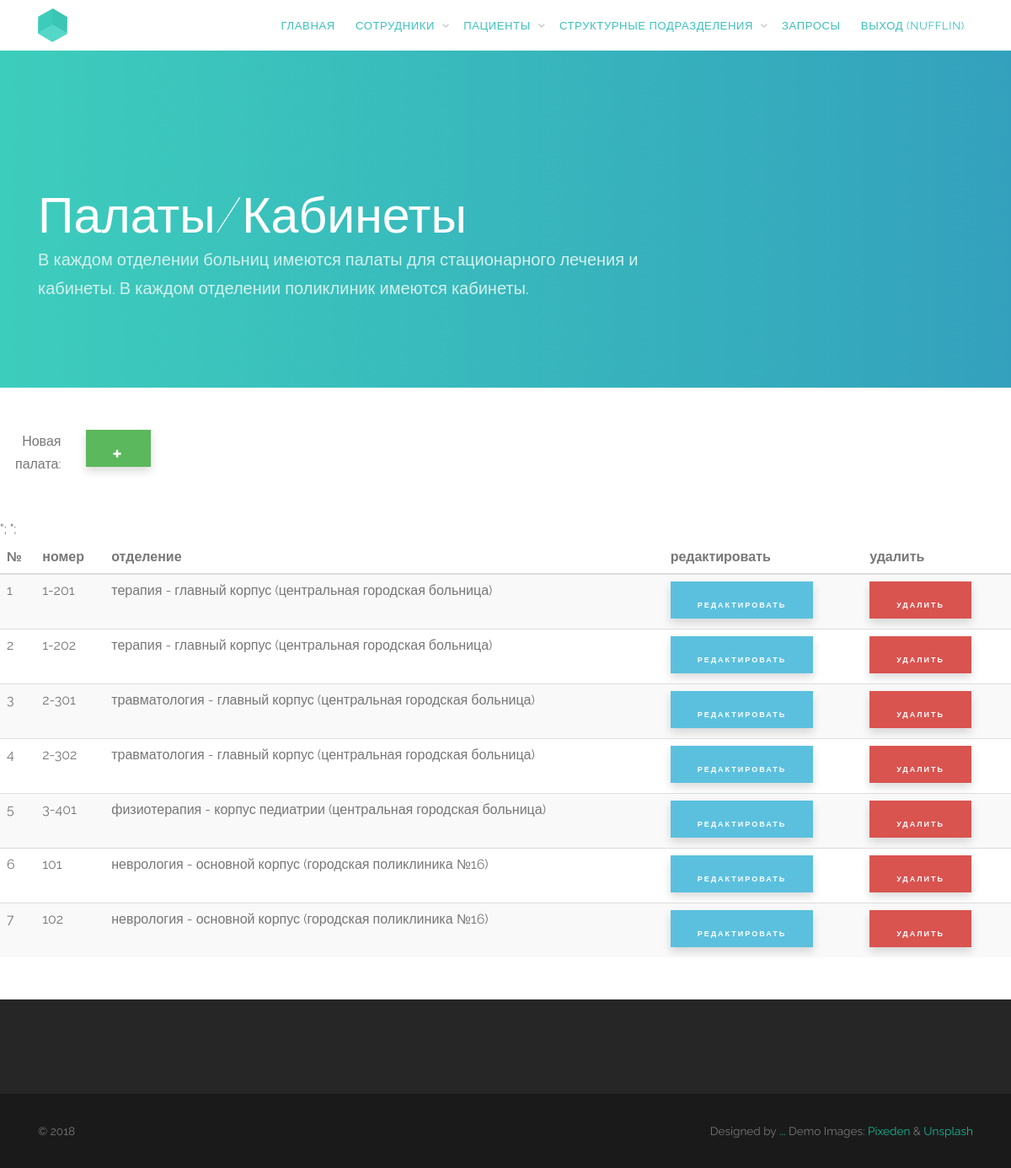
Screenshot of /hospital.com/php/chambers.php (signed in) with the database file from the repository.
### tables this page shows
CREATE TABLE `chambers` (
  `id` int(10) NOT NULL,
  `numb` varchar(100) NOT NULL,
  `id_department` int(10) NOT NULL
);

CREATE TABLE `specializations` (
  `id` int(10) NOT NULL,
  `name` varchar(100) NOT NULL
);

CREATE TABLE `housings` (
  `id` int(10) NOT NULL,
  `name` varchar(100) NOT NULL,
  `id_hospital` int(10) NOT NULL
);

CREATE TABLE `hospitals` (
  `id` int(10) NOT NULL,
  `name` varchar(100) NOT NULL,
  `hospital` tinyint(1) NOT NULL DEFAULT '0'
);

### hospital.com/php/chambers.php (the view, shortened to what this page needs)
<?php
include "top.php";
?>
<header id="gtco-header" class="gtco-cover gtco-cover-xs gtco-inner" role="banner" style="height: 400px; margin-bottom: 50px;">
	<div class="gtco-container">
		<div class="row">
			<div class="col-md-12 col-md-offset-0 text-left">
				<div class="display-t">
					<div class="display-tc">
						<div class="row">
							<div class="col-md-8 animate-box">
								<h1 class="no-margin">Палаты/Кабинеты</h1>
								<p>В каждом отделении больниц имеются палаты для стационарного лечения и кабинеты. В каждом отделении поликлиник имеются кабинеты.</p>
							</div>
						</div>
					</div>
				</div>
			</div>
		</div>
	</div>
</header>
<?php
include "db-connect.php";
if($_GET['act'] == 'new'){
	$query = '	SELECT 	departments.id AS \'depid\', departments.id_specialization, departments.id_housing,
						specializations.id, specializations.name AS \'specname\',
						housings.id, housings.name AS \'housname\', housings.id_hospital, hospitals.id, hospitals.name AS \'hospname\'
				FROM departments, specializations, housings, hospitals
				WHERE (departments.id_specialization = specializations.id AND
						departments.id_housing = housings.id AND
						housings.id_hospital = hospitals.id)';
	$departments = mysqli_query($connect, $query);
	?>
	<div class="col-md-6">
		<form action="<?=$_SERVER['PHP_SELF']?>?todo=create" method="POST">
			<div class="form-group">
				<label for="name">Номер</label>
				<input type="text" name ="numb" class="form-control" id="name" required>
			</div>
			<div class="form-group">
				<label for="name">Отделение</label>
				<select name="id_department" class="form-control">";
					<?php
					while($rowd = mysqli_fetch_assoc($departments)){
						echo "<option value=\"".$rowd['depid']."\">".$rowd['specname']." - ".$rowd['housname']." (".$rowd['hospname'].")</option>";
					}
					?>
				</select>
			</div>
			<div class="form-group">
				<input type="submit" class="btn btn btn-special" value="Добавить">
			</div>
		</form>
	</div>
	<?php
} else{
	?>
	<div class="row" style="margin-bottom: 30px;">
	  	<div class="col-md-1"><p style="text-align: right;">Новая палата: </p></div>
	 	<div class="col-md-1">
	    	<form action="<?=$_SERVER['PHP_SELF']?>?act=new" method="POST">
	      		<button type="submit" class="btn btn-success" style="height: 4rem; font-size: 1rem;">
	        		<span class="glyphicon glyphicon-plus"></span>
	      		</button>
	    	</form>
	  	</div>
	</div>
	<table class="table table-striped" style="margin-bottom: 50px;">";
	<thead>
		<tr>
		  	<th>№</th>
		  	<th>номер</th>
		  	<th>отделение</th>
		  	<th>редактировать</th>
		  	<th>удалить</th>
		</tr>
	</thead>
	<tbody>";
	<?php
	$query = 'SELECT id, numb, id_department FROM chambers';
	$result = mysqli_query($connect, $query);
	$i = 1;
	while($row = mysqli_fetch_assoc($result)){
		?>
		<tr>
			<td><?=($i++)?></td>
			<td><?=$row['numb']?></td>
			<?php
			$query = '	SELECT 	departments.id, departments.id_specialization, departments.id_housing,
								specializations.id, specializations.name AS \'specname\',
								housings.id, housings.name AS \'housname\', housings.id_hospital, hospitals.id, hospitals.name AS \'hospname\'
						FROM departments, specializations, housings, hospitals
						WHERE (departments.id_specialization = specializations.id AND
								departments.id_housing = housings.id AND
								housings.id_hospital = hospitals.id AND
								departments.id = '.$row['id_department'].')';
	        $dep = mysqli_query($connect, $query);
	        $d = mysqli_fetch_assoc($dep);
	        echo "<td>".$d['specname']." - ".$d['housname']." (".$d['hospname'].")</td>";
	        ?>
			<td>
			    <form action="<?=$_SERVER['PHP_SELF']?>?act=edit" method="POST">
			        <input type="submit" class="btn btn-info" style="height: 3.1rem; font-size: 0.9rem;" value="редактировать">
			    </form>
		    </td>
			<td>
			    <form action="<?=$_SERVER['PHP_SELF']?>?act=del" method="POST">
			      	<input type="submit" class="btn btn-danger" style="height: 3.1rem; font-size: 0.9rem;" value="удалить">
			    </form>
			</td>
		</tr>
		<?php
	}
	?>
	</tbody>
	</table>
	<?php
}
include "footor.php";
?>

### hospital.com/php/top.php (shortened to what this page needs)
<!DOCTYPE HTML>
<html>
	<head>
	<link rel="stylesheet" href="../css/animate.css">
	<link rel="stylesheet" href="../css/icomoon.css">
	<link rel="stylesheet" href="../css/themify-icons.css">
	<link rel="stylesheet" href="../css/bootstrap.min.css">
	<link rel="stylesheet" href="../css/bootstrap.css">
	<link rel="stylesheet" href="../css/magnific-popup.css">
	<link rel="stylesheet" href="../css/owl.carousel.min.css">
	<link rel="stylesheet" href="../css/owl.theme.default.min.css">
	<link rel="stylesheet" href="../css/style.css">
	</head>
	<body>
	<div id="page">
		<nav class="gtco-nav" role="navigation">
			<div class="gtco-container">
				<div class="row">
					<div class="col-sm-2 col-xs-12">
						<div id="gtco-logo"><a href="../index.php"><img src="../images/logo.png" alt="logo"></a></div>
					</div>
					<div class="col-xs-10 text-right menu-1">
						<ul>
							<li><a href="../index.php">Главная</a></li>
							<li class="has-dropdown">
								<a href="#">Сотрудники</a>
							</li>
							<li class="has-dropdown">
								<a href="#">Пациенты</a>
							</li>
							<li class="has-dropdown">
								<a href="#">Структурные подразделения</a>
							</li>
							<li><a href="queries.php">Запросы</a></li>
							<?php
							if(isset($_SESSION['login'])){
								if(!isset($_GET['status'])){
									echo "<li><a href=\"..\index.php?status=out\">Выход (".$_SESSION['login'].")</a></li>";
								} else{
									echo "<li><a href=\"auth.php\">Вход</a></li>";
								}
							}else
								echo "<li><a href=\"auth.php\">Вход</a></li>";
							?>
						</ul>
					</div>
				</div>
			</div>
		</nav>

### hospital.com/php/footor.php (shortened to what this page needs)
		<footer id="gtco-footer" class="gtco-section" role="contentinfo">
			<div class="gtco-copyright">
				<div class="gtco-container">
					<div class="row">
						<div class="col-md-6 text-left">
							<p><small>&copy; 2018 </small></p>
						</div>
						<div class="col-md-6 text-right">
							<p><small>Designed by <a href="http://freehtml5.co/" target="_blank">...</a> Demo Images: <a href="http://pixeden.com/" target="_blank">Pixeden</a> &amp; <a href="http://unsplash.com" target="_blank">Unsplash</a></small> </p>
						</div>
					</div>
				</div>
			</div>
		</footer>
	</div>
	</body>
</html>

### rows the page displays
chambers: numb "1-201", specializations.name "терапия", housings.name "главный корпус", hospitals.name "центральная городская больница"
chambers: numb "1-202", specializations.name "терапия", housings.name "главный корпус", hospitals.name "центральная городская больница"
chambers: numb "2-301", specializations.name "травматология", housings.name "главный корпус", hospitals.name "центральная городская больница"
chambers: numb "2-302", specializations.name "травматология", housings.name "главный корпус", hospitals.name "центральная городская больница"
chambers: numb "3-401", specializations.name "физиотерапия", housings.name "корпус педиатрии", hospitals.name "центральная городская больница"
chambers: numb "101", specializations.name "неврология", housings.name "основной корпус", hospitals.name "городская поликлиника №16"
chambers: numb "102", specializations.name "неврология", housings.name "основной корпус", hospitals.name "городская поликлиника №16"

### other values shown
$_SESSION['login'] "NUFFLIN"
